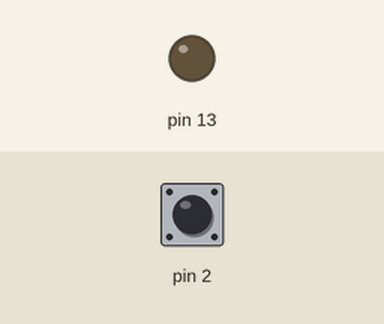
This sketch was run on a simulated Arduino Uno, built with avr-gcc and run on an emulated ATmega328P. On the bench: output pins drawn as LEDs (lit = HIGH). The inputs (shaded band) are chosen by the test bench; at power-on: pin 2 HIGH.

Above: at 5.0 s.
5.1 s: pin 2 pulled LOW for 0.15 s
At 5.17 s:
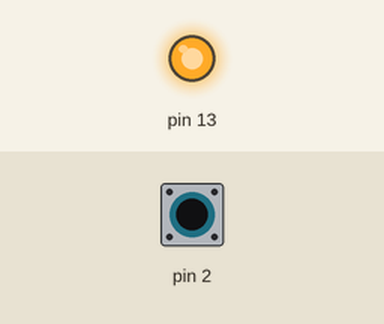
6.7 s: pin 2 pulled LOW for 3.2 s
At 10.2 s:
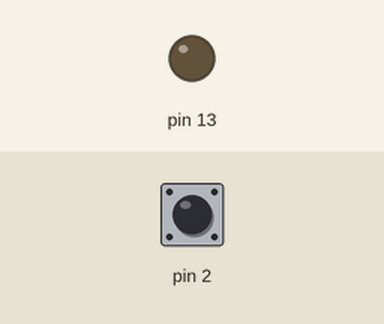
Timing chart, 0 to 11.7 s (numbered marks = the images above; inputs shaded):
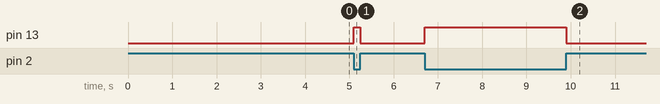

Measured:
- after the input at 5.1 s, pin 13: LOW → HIGH at once, → LOW 0.15 s later
- after the input at 6.7 s, pin 13: LOW → HIGH at once, → LOW 3.2 s later

The sketch:

pisca_led4.ino
```cpp
int main(){
  DDRB  |= (1<<DDB5);
  PORTB &= ~(1<<PB5);
  PORTD |= (1<<PD2);

  EICRA |= (1<<ISC00);
  EIMSK |= (1<<INT0);
  sei();

  while(1){
  }
}

ISR(INT0_vect){
  PORTB ^=(1<<PB5);
}
```
